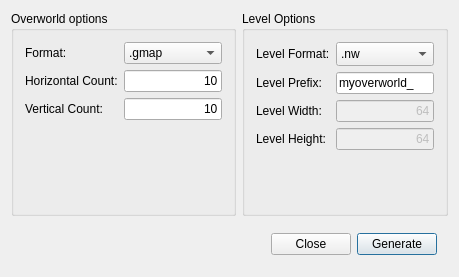
<?xml version="1.0" encoding="UTF-8"?>
<ui version="4.0">
 <class>NewOverworldDialogClass</class>
 <widget class="QDialog" name="NewOverworldDialogClass">
  <property name="geometry">
   <rect>
    <x>0</x>
    <y>0</y>
    <width>459</width>
    <height>277</height>
   </rect>
  </property>
  <property name="windowTitle">
   <string>Generate Overworld</string>
  </property>
  <layout class="QVBoxLayout" name="verticalLayout">
   <item>
    <widget class="QWidget" name="widget_2" native="true">
     <layout class="QHBoxLayout" name="horizontalLayout_2">
      <property name="leftMargin">
       <number>0</number>
      </property>
      <property name="topMargin">
       <number>0</number>
      </property>
      <property name="rightMargin">
       <number>0</number>
      </property>
      <property name="bottomMargin">
       <number>0</number>
      </property>
      <item>
       <widget class="QGroupBox" name="groupBox">
        <property name="title">
         <string>Overworld options</string>
        </property>
        <layout class="QFormLayout" name="formLayout">
         <item row="0" column="0">
          <widget class="QLabel" name="formatLabel">
           <property name="text">
            <string>Format:</string>
           </property>
          </widget>
         </item>
         <item row="0" column="1">
          <widget class="QComboBox" name="overworldFormatCombo">
           <item>
            <property name="text">
             <string>.gmap</string>
            </property>
           </item>
           <item>
            <property name="text">
             <string>.world</string>
            </property>
           </item>
          </widget>
         </item>
         <item row="1" column="0">
          <widget class="QLabel" name="horizontalCountLabel">
           <property name="text">
            <string>Horizontal Count:</string>
           </property>
          </widget>
         </item>
         <item row="1" column="1">
          <widget class="QLineEdit" name="hcountEdit">
           <property name="text">
            <string>10</string>
           </property>
           <property name="alignment">
            <set>Qt::AlignmentFlag::AlignRight|Qt::AlignmentFlag::AlignTrailing|Qt::AlignmentFlag::AlignVCenter</set>
           </property>
          </widget>
         </item>
         <item row="2" column="0">
          <widget class="QLabel" name="verticalCountLabel">
           <property name="text">
            <string>Vertical Count:</string>
           </property>
          </widget>
         </item>
         <item row="2" column="1">
          <widget class="QLineEdit" name="vcountEdit">
           <property name="text">
            <string>10</string>
           </property>
           <property name="alignment">
            <set>Qt::AlignmentFlag::AlignRight|Qt::AlignmentFlag::AlignTrailing|Qt::AlignmentFlag::AlignVCenter</set>
           </property>
          </widget>
         </item>
        </layout>
       </widget>
      </item>
      <item>
       <widget class="QGroupBox" name="groupBox_2">
        <property name="title">
         <string>Level Options</string>
        </property>
        <layout class="QFormLayout" name="formLayout_2">
         <item row="0" column="0">
          <widget class="QLabel" name="levelFormatLabel">
           <property name="text">
            <string>Level Format:</string>
           </property>
          </widget>
         </item>
         <item row="0" column="1">
          <widget class="QComboBox" name="levelFormatCombo">
           <property name="layoutDirection">
            <enum>Qt::LayoutDirection::LeftToRight</enum>
           </property>
           <property name="sizeAdjustPolicy">
            <enum>QComboBox::SizeAdjustPolicy::AdjustToMinimumContentsLengthWithIcon</enum>
           </property>
           <property name="frame">
            <bool>true</bool>
           </property>
           <property name="modelColumn">
            <number>0</number>
           </property>
           <item>
            <property name="text">
             <string>.nw</string>
            </property>
           </item>
           <item>
            <property name="text">
             <string>.lvl</string>
            </property>
           </item>
           <item>
            <property name="text">
             <string>.graal</string>
            </property>
           </item>
          </widget>
         </item>
         <item row="1" column="0">
          <widget class="QLabel" name="levelPrefixLabel">
           <property name="text">
            <string>Level Prefix:</string>
           </property>
          </widget>
         </item>
         <item row="1" column="1">
          <widget class="QLineEdit" name="levelPrefixEdit">
           <property name="text">
            <string>myoverworld_</string>
           </property>
          </widget>
         </item>
         <item row="2" column="0">
          <widget class="QLabel" name="levelWidthLabel">
           <property name="text">
            <string>Level Width:</string>
           </property>
          </widget>
         </item>
         <item row="2" column="1">
          <widget class="QLineEdit" name="levelWidthEdit">
           <property name="enabled">
            <bool>false</bool>
           </property>
           <property name="text">
            <string>64</string>
           </property>
           <property name="alignment">
            <set>Qt::AlignmentFlag::AlignRight|Qt::AlignmentFlag::AlignTrailing|Qt::AlignmentFlag::AlignVCenter</set>
           </property>
          </widget>
         </item>
         <item row="3" column="0">
          <widget class="QLabel" name="levelHeightLabel">
           <property name="text">
            <string>Level Height:</string>
           </property>
          </widget>
         </item>
         <item row="3" column="1">
          <widget class="QLineEdit" name="levelHeightEdit">
           <property name="enabled">
            <bool>false</bool>
           </property>
           <property name="text">
            <string>64</string>
           </property>
           <property name="alignment">
            <set>Qt::AlignmentFlag::AlignRight|Qt::AlignmentFlag::AlignTrailing|Qt::AlignmentFlag::AlignVCenter</set>
           </property>
          </widget>
         </item>
        </layout>
       </widget>
      </item>
     </layout>
    </widget>
   </item>
   <item>
    <widget class="QWidget" name="widget" native="true">
     <property name="sizePolicy">
      <sizepolicy hsizetype="Preferred" vsizetype="Fixed">
       <horstretch>0</horstretch>
       <verstretch>0</verstretch>
      </sizepolicy>
     </property>
     <layout class="QHBoxLayout" name="horizontalLayout">
      <item>
       <spacer name="horizontalSpacer">
        <property name="orientation">
         <enum>Qt::Orientation::Horizontal</enum>
        </property>
        <property name="sizeHint" stdset="0">
         <size>
          <width>274</width>
          <height>20</height>
         </size>
        </property>
       </spacer>
      </item>
      <item>
       <widget class="QPushButton" name="closeButton">
        <property name="text">
         <string>Close</string>
        </property>
        <property name="autoDefault">
         <bool>false</bool>
        </property>
       </widget>
      </item>
      <item>
       <widget class="QPushButton" name="generateButton">
        <property name="text">
         <string>Generate</string>
        </property>
       </widget>
      </item>
     </layout>
    </widget>
   </item>
  </layout>
 </widget>
 <layoutdefault spacing="6" margin="11"/>
 <resources/>
 <connections/>
</ui>
